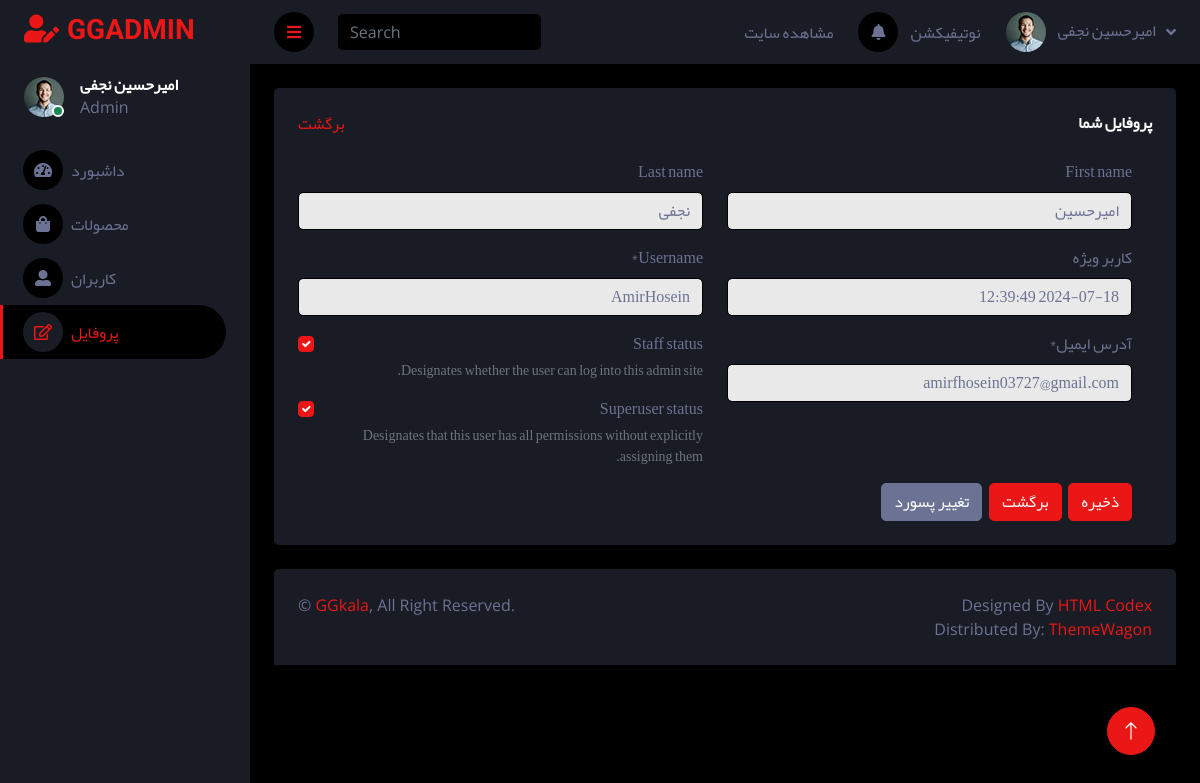
The page /account/profile/ (signed in) on the database its author committed.
### account/models.py (models this page shows, shortened)
class User(AbstractUser):
    email = models.EmailField(unique=True, verbose_name='آدرس ایمیل')
    special_user = models.DateTimeField(blank=True, default=timezone.now, verbose_name='کاربر ویژه')
    def is_special_user(self):
        if self.special_user > timezone.now():
            return True
        else:
            return False
    is_special_user.boolean = True
    class Meta:
        ordering = ['-date_joined']

### account/views.py (the view)
# urls.py: path('profile/', Profile.as_view(), name="profile"),
class Profile(SuperUserAndStaffMixin, UpdateView):
    form_class = ProfileForms
    model = User
    template_name = "registration/profile.html"
    success_url = reverse_lazy('account:dashboard')
    def get_object(self, queryset=None):
        return User.objects.get(pk=self.request.user.pk)
    def get_form_kwargs(self):
        kwargs = super().get_form_kwargs()
        kwargs.update(user=self.request.user)
        return kwargs

### account/forms.py
class ProfileForms(forms.ModelForm):
    def __init__(self, *args, **kwargs):
        user = kwargs.pop('user')
        super().__init__(*args, **kwargs)
        self.fields['username'].help_text = None
        if user.is_staff and not user.is_superuser:
            self.fields['username'].disabled = True
            self.fields['special_user'].disabled = True
            self.fields['is_staff'].disabled = True
            self.fields['is_superuser'].disabled = True
    class Meta:
        model = User
        fields = ['username', 'email', 'first_name', 'last_name', 'special_user', 'is_staff', 'is_superuser']

### account/mixin.py (called while the page is built)
    def dispatch(self, request, *args, **kwargs):
        if request.user.is_superuser or request.user.is_staff:
            return super().dispatch(request, *args, **kwargs)
        else:
            raise Http404("not found")

### account/templatetags/base_tags.py (called while the page is built)
@register.inclusion_tag("registration/tags/select_meno.html")
def link(request, link_name, content, classes):
    return {
        "request": request,
        "link_name": link_name,
        "link": "account:{0}".format(link_name),
        "content": content,
        "classes": classes
    }

### account/templates/registration/profile.html (shortened to what this page needs)
{% extends 'registration/main.html' %}
{% load crispy_forms_tags %}
{% block body %}
    <div class="container-fluid pt-4 px-4">
        <div class="bg-secondary text-center rounded p-4">
            <div class="d-flex align-items-center justify-content-between mb-4">
                <a href=".. " class="yekan">برگشت</a>
                <h6 class="mb-0 yekan">پروفایل شما</h6>
            </div>
            <form action="" method="post" novalidate enctype="multipart/form-data" style="text-align: right;direction: rtl;margin-right: 20px;" class="yekan">
                <div class="row">
                    <div class="col-6">
                        {{ form.first_name|as_crispy_field }}
                        {{ form.special_user|as_crispy_field }}
                    </div>
                    <div class="col-6">
                        {{ form.last_name|as_crispy_field }}
                        {{ form.username|as_crispy_field }}
                    </div>
                    <div class="col-6">
                        {{ form.email|as_crispy_field }}
                    </div>
                    <div class="col-6">
                        {{ form.is_staff|as_crispy_field }}
                        {{ form.is_superuser|as_crispy_field }}
                    </div>
                </div>
                <button type="submit" class="btn btn-primary yekan">ذخیره</button>
                <a href=".." type="submit" class="btn btn-primary yekan me-1">برگشت</a>
                <a href="{% url 'password_change' %}" type="submit" class="btn btn-light yekan me-1">تغییر پسورد</a>
            </form>
        </div>
    </div>
{% endblock %}

### account/templates/registration/main.html (shortened to what this page needs)
{% load static %}
{% load base_tags %}
<!DOCTYPE html>
<html lang="en">
<head>
    <link href="https://cdnjs.cloudflare.com/ajax/libs/font-awesome/5.10.0/css/all.min.css" rel="stylesheet">
    <link href="https://cdn.jsdelivr.net/npm/bootstrap-icons@1.4.1/font/bootstrap-icons.css" rel="stylesheet">
    <link href="{% static 'account/dashboard/lib/owlcarousel/assets/owl.carousel.min.css' %}" rel="stylesheet">
    <link href="{% static 'account/dashboard/lib/tempusdominus/css/tempusdominus-bootstrap-4.min.css' %}" rel="stylesheet">
    <link href="{% static 'account/dashboard/css/bootstrap.min.css' %}" rel="stylesheet">
    <link href="{% static 'account/dashboard/css/style.css' %}" rel="stylesheet">
</head>
<body>
<div class="container-fluid position-relative d-flex p-0">
    <div class="sidebar pe-4 pb-3">
        <nav class="navbar bg-secondary navbar-dark">
            <a href="{% url 'account:dashboard' %}" class="navbar-brand mx-4 mb-3">
                <h3 class="text-primary"><i class="fa fa-user-edit me-2"></i>GGADMIN</h3>
            </a>
            <div class="d-flex align-items-center ms-4 mb-4">
                <div class="position-relative">
                    <img class="rounded-circle" src="{% static 'account/dashboard/img/user.jpg' %}" alt="" style="width: 40px; height: 40px;">
                    <div class="bg-success rounded-circle border border-2 border-white position-absolute end-0 bottom-0 p-1"></div>
                </div>
                <div class="ms-3">
                    <h6 class="mb-0 yekan">{{ user.get_full_name }}</h6>
                    <span>Admin</span>
                </div>
            </div>
            <div class="navbar-nav w-100">
                {% link request 'dashboard' 'داشبورد' 'fa fa-tachometer-alt me-2' %}
                {% link request 'products' 'محصولات' 'fa fa-shopping-bag me-2' %}
                {% if user.is_superuser %}
                    {% link request 'users' 'کاربران' 'fas fa-user-alt me-2' %}
                {% endif %}
                {% link request 'profile' 'پروفایل' 'far fa-edit me-2' %}
            </div>
        </nav>
    </div>
</div>
<div class="content">
    <nav class="navbar navbar-expand bg-secondary navbar-dark sticky-top px-4 py-0">
        <a href="#" class="sidebar-toggler flex-shrink-0">
            <i class="fa fa-bars"></i>
        </a>
        <form class="d-none d-md-flex ms-4">
            <label>
                <input class="form-control bg-dark border-0" type="search" placeholder="Search">
            </label>
        </form>
        <div class="navbar-nav align-items-center ms-auto">
            <div class="nav-item dropdown">
                <a href="{% url 'Home:home' %}" class="nav-link" target="_blank">
                    <span class="d-none d-lg-inline-flex yekan">مشاهده سایت</span>
                </a>
            </div>
            <div class="nav-item dropdown">
                <a href="#" class="nav-link">
                    <i class="fa fa-bell me-lg-2"></i>
                    <span class="d-none d-lg-inline-flex yekan">نوتیفیکشن</span>
                </a>
            </div>
            <div class="nav-item dropdown">
                <a href="#" class="nav-link dropdown-toggle" data-bs-toggle="dropdown">
                    <img class="rounded-circle me-lg-2" src="{% static 'account/dashboard/img/user.jpg' %}" alt="" style="width: 40px; height: 40px;">
                    <span class="d-none d-lg-inline-flex yekan">{{ user.get_full_name }}</span>
                </a>
            </div>
        </div>
    </nav>
    {% block body %}{% endblock %}
    <div class="container-fluid pt-4 px-4">
        <div class="bg-secondary rounded-top p-4">
            <div class="row">
                <div class="col-12 col-sm-6 text-center text-sm-start">
                    &copy; <a href="#">GGkala</a>, All Right Reserved.
                </div>
                <div class="col-12 col-sm-6 text-center text-sm-end">
                    Designed By <a href="#">HTML Codex</a>
                    <br>Distributed By: <a href="#" target="_blank">ThemeWagon</a>
                </div>
            </div>
        </div>
    </div>
</div>
<a href="#" class="btn btn-lg btn-primary btn-lg-square back-to-top"><i class="bi bi-arrow-up"></i></a>
</body>
</html>

### static/account/dashboard/css/style.css (style rules this page uses)
.yekan { font-family: Yekan, serif; text-align: right; }
:root { --primary: #EB1616; --secondary: #191C24; --light: #6C7293; --dark: #000000; }
.back-to-top { position: fixed; display: none; right: 45px; bottom: 45px; z-index: 99; }
.btn { transition: .5s; }
.btn-lg-square { width: 48px; height: 48px; }
.btn-square, .btn-sm-square, .btn-lg-square { padding: 0; display: inline-flex; align-items: center; justify-content: center; font-weight: normal; border-radius: 50px; }
.sidebar { position: fixed; top: 0; left: 0; bottom: 0; width: 250px; height: 100vh; overflow-y: auto; background: var(--secondary); transition: 0.5s; z-index: 999; }
.content { margin-left: 250px; min-height: 100vh; background: var(--dark); transition: 0.5s; }
@media (min-width: 992px) { .sidebar { margin-left: 0; } }
@media (min-width: 992px) { .content { width: calc(100% - 250px); } }
.content .navbar .navbar-nav .nav-link { margin-left: 25px; padding: 12px 0; color: var(--light); outline: none; }
.content .navbar .sidebar-toggler, .content .navbar .navbar-nav .nav-link i { width: 40px; height: 40px; display: inline-flex; align-items: center; justify-content: center; background: var(--dark); border-radius: 40px; }
.content .navbar .dropdown-toggle::after { margin-left: 6px; vertical-align: middle; border: none; content: "\f107"; font-family: "Font Awesome 5 Free", serif; font-weight: 900; transition: .5s; }

### rows shown on the page
User: get_full_name "امیرحسین نجفی", first_name "امیرحسین", special_user "2024-07-18 12:39:49", last_name "نجفی", username "AmirHosein", email "amirfhosein03727@gmail.com", is_staff "☑", is_superuser "☑"

### other values the page prints
{{ content }} "داشبورد محصولات کاربران پروفایل"
